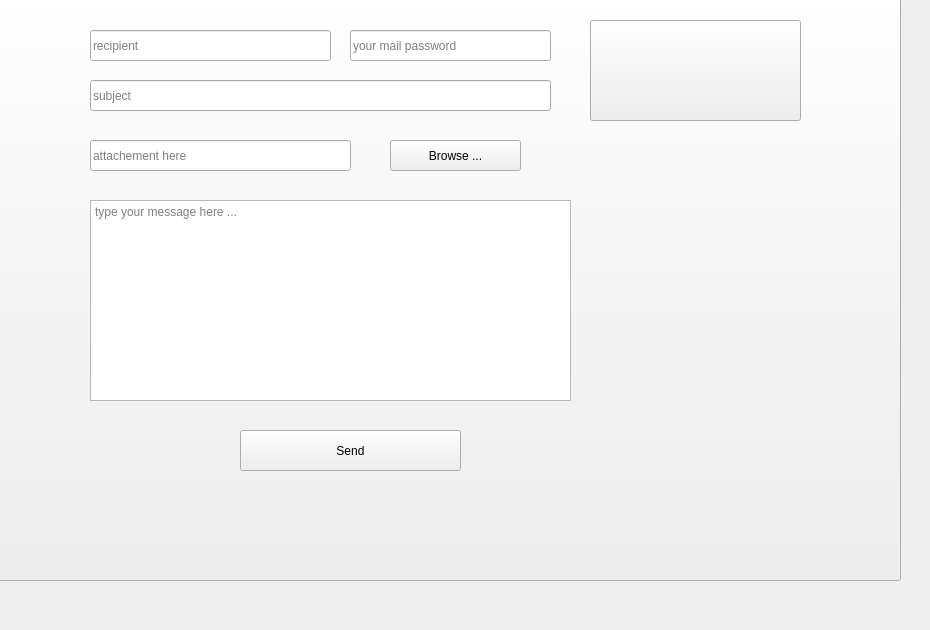
    <widget class="QWidget" name="page_11">
     <widget class="QPushButton" name="pushButton_57">
      <property name="geometry">
       <rect>
        <x>-20</x>
        <y>-40</y>
        <width>921</width>
        <height>621</height>
       </rect>
      </property>
      <property name="text">
       <string/>
      </property>
      <property name="icon">
       <iconset>
        <normaloff>../Creator The Podcast (7).png</normaloff>../Creator The Podcast (7).png</iconset>
      </property>
      <property name="iconSize">
       <size>
        <width>1000</width>
        <height>1000</height>
       </size>
      </property>
     </widget>
     <widget class="QPushButton" name="pushButton_58">
      <property name="geometry">
       <rect>
        <x>590</x>
        <y>20</y>
        <width>211</width>
        <height>101</height>
       </rect>
      </property>
      <property name="text">
       <string/>
      </property>
      <property name="icon">
       <iconset>
        <normaloff>../1239308.png</normaloff>../1239308.png</iconset>
      </property>
      <property name="iconSize">
       <size>
        <width>200</width>
        <height>200</height>
       </size>
      </property>
     </widget>
     <widget class="QLineEdit" name="rcpt">
      <property name="geometry">
       <rect>
        <x>90</x>
        <y>30</y>
        <width>241</width>
        <height>31</height>
       </rect>
      </property>
      <property name="placeholderText">
       <string>recipient</string>
      </property>
     </widget>
     <widget class="QLineEdit" name="mail_pass">
      <property name="geometry">
       <rect>
        <x>350</x>
        <y>30</y>
        <width>201</width>
        <height>31</height>
       </rect>
      </property>
      <property name="echoMode">
       <enum>QLineEdit::Password</enum>
      </property>
      <property name="placeholderText">
       <string>your mail password</string>
      </property>
     </widget>
     <widget class="QLineEdit" name="subject">
      <property name="geometry">
       <rect>
        <x>90</x>
        <y>80</y>
        <width>461</width>
        <height>31</height>
       </rect>
      </property>
      <property name="placeholderText">
       <string>subject</string>
      </property>
     </widget>
     <widget class="QLineEdit" name="file">
      <property name="geometry">
       <rect>
        <x>90</x>
        <y>140</y>
        <width>261</width>
        <height>31</height>
       </rect>
      </property>
      <property name="placeholderText">
       <string>attachement here</string>
      </property>
     </widget>
     <widget class="QPushButton" name="browseBtn">
      <property name="geometry">
       <rect>
        <x>390</x>
        <y>140</y>
        <width>131</width>
        <height>31</height>
       </rect>
      </property>
      <property name="text">
       <string>Browse ...</string>
      </property>
     </widget>
     <widget class="QPushButton" name="sendBtn">
      <property name="geometry">
       <rect>
        <x>240</x>
        <y>430</y>
        <width>221</width>
        <height>41</height>
       </rect>
      </property>
      <property name="text">
       <string>Send</string>
      </property>
     </widget>
     <widget class="QTextEdit" name="msg">
      <property name="geometry">
       <rect>
        <x>90</x>
        <y>200</y>
        <width>481</width>
        <height>201</height>
       </rect>
      </property>
      <property name="placeholderText">
       <string>type your message here ...</string>
      </property>
     </widget>
    </widget>
